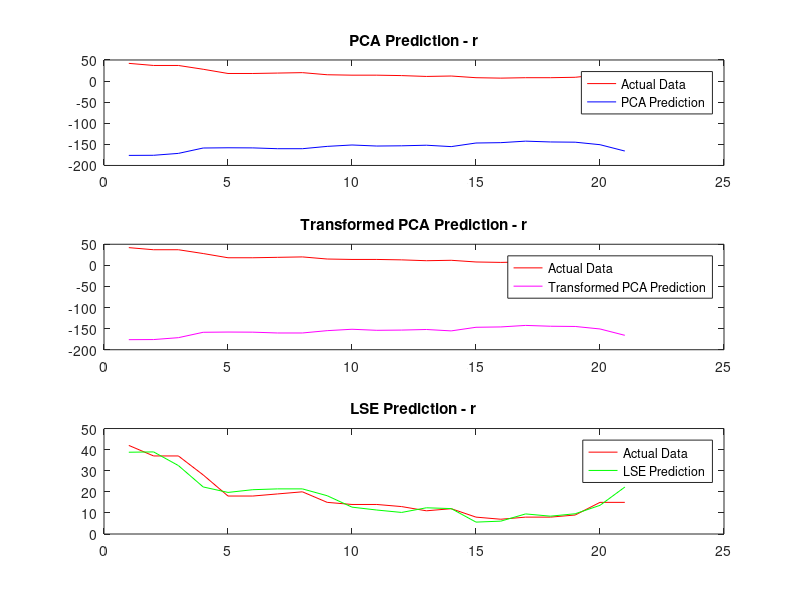
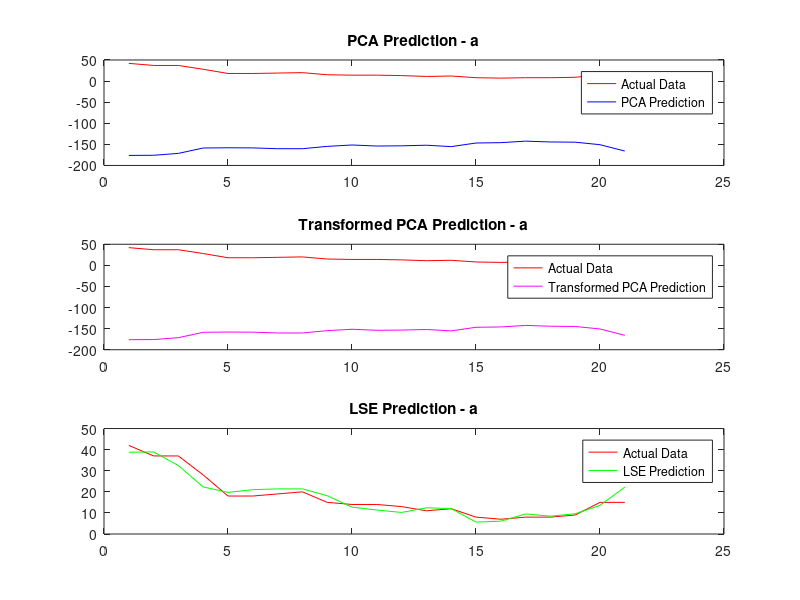
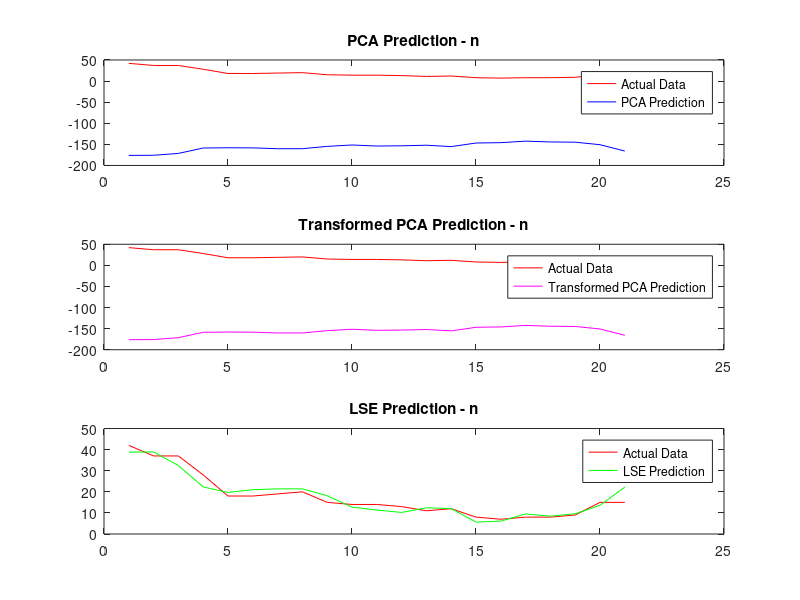
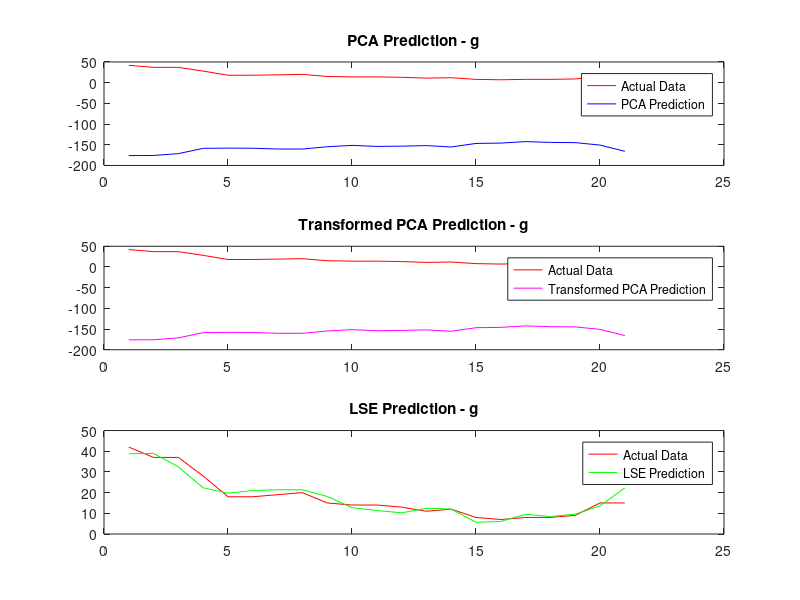

These charts were generated, in order, by the following MATLAB code: (Note: this script raises an error after producing the figures.)
disp('%%%%%%%%%%%%%%%%%%%%%%%%%%%%%%%%%%%%%%%%%%%%%%%%%%%%%%%%%%%%%%%%%%%%%%%%%%%');
disp('%%%%%%%%%%%%%%%%%%%%%%%%%%%%%%%%%%%%%%%%%%%%%%%%%%%%%%%%%%%%%%%%%%%%%%%%%%%');
disp('%                                                                         %');
disp('%            IMPACT OF DATA STANDARDIZATION ON THE RESULTS                %');
disp('%                                                                         %');
disp('%%%%%%%%%%%%%%%%%%%%%%%%%%%%%%%%%%%%%%%%%%%%%%%%%%%%%%%%%%%%%%%%%%%%%%%%%%%');
disp('%%%%%%%%%%%%%%%%%%%%%%%%%%%%%%%%%%%%%%%%%%%%%%%%%%%%%%%%%%%%%%%%%%%%%%%%%%%');

data = load('VAJA3.mat'); 

% Load data from struct
A_FLOW = data.A_FLOW;
C_ACID = data.C_ACID;
I_EFF = data.I_EFF;
T_H2O = data.T_H2O;

X = [A_FLOW, T_H2O, C_ACID];
Y = I_EFF;

% Compute mean value for each column of X
mean_val = mean(X, 1);

methods = ["range", "z-score", "none"];

% Errors:
errors_pca = [];
errors_pca_transformed = [];
errors_lse = [];
mae_pca = [];
mse_pca = [];
mae_pca_transformed = [];
mse_pca_transformed = [];
mae_lse = [];
mse_lse = [];

% Parameters:
params_pca_a = [];
params_pca_r = [];
params_lse_a = [];
params_lse_r = [];
params_pca_a_transformed = [];
params_pca_r_transformed = [];

% Variances:
variances_lse = [];

for idx = 1:length(methods)

    method = methods(idx);
    
    % Standardization
    if method == "range"
        min_val = min(X);
        max_val = max(X);
        X_standardized = (X - min_val) ./ (max_val - min_val);
    elseif method == "z-score"
        mean_val = mean(X);
        std_val = std(X);
        X_standardized = (X - mean_val) ./ std_val;
    else
        X_standardized = X;
    end
    
    % PCA
    Data = [X_standardized Y];
    meanData = mean(Data);
    centeredData = Data - meanData;
    F = centeredData' * centeredData / (size(Data, 1) - 1);
    [P, ~] = svd(F);
    P1 = P(:, 1);
    a_pca = -P1(1:end-1) / P1(end);
    r_pca = P1' * meanData';
    
    % LSE
    X_augmented = [X_standardized ones(size(X_standardized, 1), 1)];
    theta = (X_augmented' * X_augmented) \ (X_augmented' * Y);
    a_lse = theta(1:end-1);
    r_lse = theta(end);

    % residuals and its variance
    residuals = Y - X_augmented * theta;
    sigma2 = var(residuals);
    
    % variance of the parameters
    var_theta = sigma2 * inv(X_augmented' * X_augmented);
    
    % variance for each parameter
    variances_lse = [variances_lse; diag(var_theta)'];
    
    % Transform back to original space if required
    if method == "range"
        a_pca_transformed = a_pca .* (max_val - min_val)';
        r_pca_transformed = r_pca - sum(a_pca_transformed' .* mean_val) + mean(Y);
    elseif method == "z-score"
        a_pca_transformed = (a_pca' ./ std_val)';
        r_pca_transformed = r_pca - sum(a_pca_transformed' .* mean_val) + mean(Y);
    else
        a_pca_transformed = a_pca;
        r_pca_transformed = r_pca;
    end
    
    % Calculation of errors
    Y_pred_pca = X * a_pca + r_pca;
    Y_pred_pca_transformed = X * a_pca_transformed + r_pca_transformed;
    Y_pred_lse = X * a_lse + r_lse;
    errors_pca = [errors_pca mean(Y - Y_pred_pca)];
    errors_lse = [errors_lse mean(Y - Y_pred_lse)];
    error_pca_transformed = mean(Y - Y_pred_pca_transformed);
    errors_pca_transformed = [errors_pca_transformed, error_pca_transformed];

    % PCA (mae + mse)
    residuals_pca = Y - Y_pred_pca;
    mae_pca = [mae_pca, mean(abs(residuals_pca))];
    mse_pca = [mse_pca, mean(residuals_pca.^2)];
    
    % PCA Transformed (mae + mse)
    residuals_pca_transformed = Y - Y_pred_pca_transformed;
    mae_pca_transformed = [mae_pca_transformed, mean(abs(residuals_pca_transformed))];
    mse_pca_transformed = [mse_pca_transformed, mean(residuals_pca_transformed.^2)];
    
    % LSE (mae + mse)
    residuals_lse = Y - Y_pred_lse;
    mae_lse = [mae_lse, mean(abs(residuals_lse))];
    mse_lse = [mse_lse, mean(residuals_lse.^2)];


    % Store parameters
    r_pca = r_pca(:);  % Ensure r_pca is a column vector
    r_pca_transformed = r_pca_transformed(:);
    r_lse = r_lse(:);  % Ensure r_lse is a column vector

    params_pca_a = [params_pca_a; a_pca'];
    params_pca_r = [params_pca_r; r_pca];
    params_lse_a = [params_lse_a; a_lse'];
    params_lse_r = [params_lse_r; r_lse];
    params_pca_a_transformed = [params_pca_a_transformed; a_pca_transformed'];
    params_pca_r_transformed = [params_pca_r_transformed; r_pca_transformed];
    
    % % Make table
    % comparisonTable = array2table([Y, Y_pred_pca, Y_pred_pca_transformed, Y_pred_lse], ...
    %     'VariableNames', {'Actual_Data', 'PCA_Prediction', 'Transformed_PCA_Prediction', 'LSE_Prediction'});
    % 
    % % Table display
    % disp('Comparison of Actual and Predicted Values:');
    % disp(comparisonTable);


    % Vizualization
    figure;
    subplot(3, 1, 1);
    plot(Y, 'r', 'DisplayName', 'Actual Data');
    hold on;
    plot(Y_pred_pca, 'b', 'DisplayName', 'PCA Prediction');
    title(['PCA Prediction - ', method]);
    legend;

    subplot(3, 1, 2); 
    plot(Y, 'r', 'DisplayName', 'Actual Data');
    hold on;
    plot(Y_pred_pca_transformed, 'm', 'DisplayName', 'Transformed PCA Prediction');
    title(['Transformed PCA Prediction - ', method]);
    legend;

    subplot(3, 1, 3);
    plot(Y, 'r', 'DisplayName', 'Actual Data');
    hold on;
    plot(Y_pred_lse, 'g', 'DisplayName', 'LSE Prediction');
    title(['LSE Prediction - ', method]);
    legend;
end

T_pca = array2table([params_pca_a params_pca_r], 'VariableNames', {'a1', 'a2', 'a3', 'Intercept'}, 'RowNames', {'Range', 'Z-Score', 'None'});
T_pca_transformed = array2table([params_pca_a_transformed params_pca_r_transformed], 'VariableNames', {'a1', 'a2', 'a3', 'Intercept'}, 'RowNames', {'Range', 'Z-Score', 'None'});
T_lse = array2table([params_lse_a params_lse_r], 'VariableNames', {'a1', 'a2', 'a3', 'Intercept'}, 'RowNames', {'Range', 'Z-Score', 'None'});

disp('Parameters for PCA:');
disp(T_pca);

disp('Parameters for PCA (Transformed):');
disp(T_pca_transformed);

disp('Parameters for LSE:');
disp(T_lse);


% Mean Error table
data_for_table = [errors_pca', errors_pca_transformed', errors_lse'];
ErrorTable = array2table(data_for_table, 'VariableNames', {'PCA', 'PCA_Transformed', 'LSE'}, 'RowNames', {'Range', 'Z-Score', 'None'});
disp('Comparison of Mean Errors for Different Methods:');
disp(ErrorTable);

% Create a bar chart for ME
errors_lse_abs = abs(errors_lse);
data_to_plot = [errors_pca', errors_pca_transformed', errors_lse_abs'];
figure;
bar(data_to_plot, 'grouped');
legend('PCA', 'PCA Transformed', 'LSE');
title('Comparison of Mean Errors for Different Methods');
set(gca, 'XTickLabel', methods);
xlabel('Standardization Method');
ylabel('Mean Error');
grid on;

% MAE table
T_mae = array2table([mae_pca', mae_pca_transformed', mae_lse'], 'VariableNames', {'PCA', 'PCA Transformed', 'LSE'}, 'RowNames', {'Range', 'Z-Score', 'None'});
disp('Mean Absolute Errors (MAE) for different methods:');
disp(T_mae);

% Bar chart for MAE
figure;
bar([mae_pca', mae_pca_transformed', mae_lse'], 'grouped');
legend('PCA', 'PCA Transformed', 'LSE');
title('Comparison of Mean Absolute Errors (MAE) for Different Methods');
set(gca, 'XTickLabel', methods);
xlabel('Standardization Method');
ylabel('MAE');
grid on;

% MSE table
T_mse = array2table([mse_pca', mse_pca_transformed', mse_lse'], 'VariableNames', {'PCA', 'PCA Transformed', 'LSE'}, 'RowNames', {'Range', 'Z-Score', 'None'});
disp('Mean Squared Errors (MSE) for different methods:');
disp(T_mse);

% Bar chart for MSE
figure;
bar([mse_pca', mse_pca_transformed', mse_lse'], 'grouped');
legend('PCA', 'PCA Transformed', 'LSE');
title('Comparison of Mean Squared Errors (MSE) for Different Methods');
set(gca, 'XTickLabel', methods);
xlabel('Standardization Method');
ylabel('MSE');
grid on;

% variances for LSE parameters
T_variances_lse = array2table(variances_lse, 'VariableNames', {'a1', 'a2', 'a3', 'Intercept'}, 'RowNames', {'Range', 'Z-Score', 'None'});
disp('Variances for LSE Parameters:');
disp(T_variances_lse);
%% 2nd part of the exercise
disp('%%%%%%%%%%%%%%%%%%%%%%%%%%%%%%%%%%%%%%%%%%%%%%%%%%%%%%%%%%%%%%%%%%%%%%%%%%%');
disp('%%%%%%%%%%%%%%%%%%%%%%%%%%%%%%%%%%%%%%%%%%%%%%%%%%%%%%%%%%%%%%%%%%%%%%%%%%%');
disp('%                                                                         %');
disp('%                       COLLINEARITY PROBLEM                              %');
disp('%                                                                         %');
disp('%%%%%%%%%%%%%%%%%%%%%%%%%%%%%%%%%%%%%%%%%%%%%%%%%%%%%%%%%%%%%%%%%%%%%%%%%%%');
disp('%%%%%%%%%%%%%%%%%%%%%%%%%%%%%%%%%%%%%%%%%%%%%%%%%%%%%%%%%%%%%%%%%%%%%%%%%%%');


% Adding a new measurement x, which is dependent on T_H2O
x = 2*T_H2O + 6 + 0.1*randn(size(T_H2O, 1));

% Standardization of data
A_FLOW_standard = (A_FLOW - mean(A_FLOW)) / std(A_FLOW);
T_H2O_standard = (T_H2O - mean(T_H2O)) / std(T_H2O);
C_ACID_standard = (C_ACID - mean(C_ACID)) / std(C_ACID);
x_standard = (x - mean(x)) / std(x);

X = [A_FLOW_standard, T_H2O_standard, C_ACID_standard, x_standard];

% LSE method for parameters
THETA_LSE = (X'*X) \ X' * Y; 

% PCA for transformation of data
[coeff,~,~,~,explained] = pca(X);

% Remove the main component with negligible influence
numComponents = find(cumsum(explained) >= 95, 1); 
Ps = coeff(:, 1:numComponents);

% Mapping into the space of main components
T = X * Ps;

% Calculation of parameters with PCR
THETA_PCR_T = (T'*T) \ T' * Y; 
THETA_PCR = Ps * THETA_PCR_T;

disp('LSE parameters:');
disp(THETA_LSE);
disp('PCR parameters:');
disp(THETA_PCR);

% Table for the main components
numVariables = size(X, 2);
numComponents = size(Ps, 2); 
tableData = abs(Ps)./sum(abs(Ps));
columnNames = arrayfun(@(n) sprintf('P_%d', n), 1:numComponents, 'UniformOutput', false);
rowNames = arrayfun(@(n) sprintf('X%d', n), 1:numVariables, 'UniformOutput', false);
T_components = array2table(tableData*100, 'VariableNames', columnNames, 'RowNames', rowNames);
disp('Main Component Contributions to Variables (in percentages):');
disp(T_components);


% table with variances for LSE parameters
theta_LSE = (X'*X) \ X'*Y;
e = Y - X*theta_LSE; %the residuals
n = size(X, 1);     % number of observations
p = size(X, 2);     % number of parameters
sigma2 = (e'*e) / (n-p); % variance
Var_theta_LSE = sigma2 * inv(X'*X); % variance-covariance matrix
variances_LSE = diag(Var_theta_LSE);  % Extract variances from the diagonal
variableNames = arrayfun(@(x) ['a', num2str(x)], 1:p, 'UniformOutput', false);
T_variances_LSE = array2table(variances_LSE, 'VariableNames', {'LSE'}, 'RowNames', variableNames);
disp('Variance for Least Squares (LSE) Parameters:');
disp(T_variances_LSE);


% correlation matrix
R = corrcoef(X);
disp('Correlation matrix:');
disp(R);

% Check if two variables are collinear
threshold = 0.95; % Adjustable threshold for identifying collinearity
[row, col] = find(abs(R) > threshold & abs(R) ~= 1); 

for i = 1:length(row)
    fprintf('Variables X%d and X%d might be collinear with a correlation value of %.2f.\n', row(i), col(i), R(row(i), col(i)));
end


